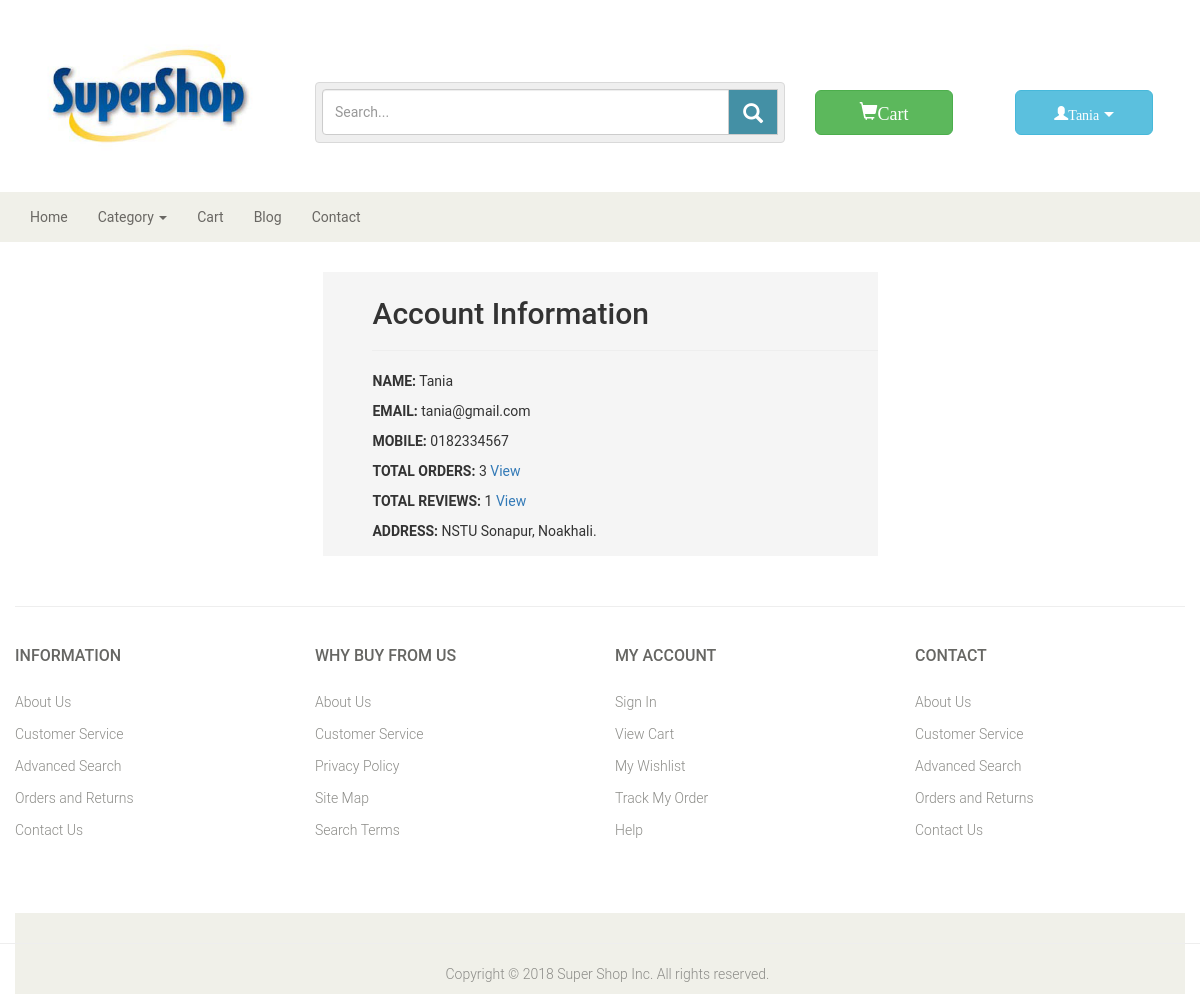
Screenshot of /viewprofile.php (signed in) with the database file from the repository.
### tables this page shows
CREATE TABLE `customer` (
  `custId` int(11) NOT NULL,
  `custName` varchar(225) NOT NULL,
  `custEmail` varchar(50) NOT NULL,
  `custPass` varchar(30) NOT NULL,
  `number` int(11) NOT NULL,
  `division` varchar(50) NOT NULL,
  `district` varchar(50) NOT NULL,
  `address` varchar(225) NOT NULL
);

### Classes/Customer.php (called while the page is built, shortened)
<?php
    class Customer{
     public $uhost = DB_HOST;
     public $uuser = DB_USER;
     public $upass = DB_PASS;
     public $udb   = DB_NAME;
     private $conn;
        function __construct(){
            $this -> conn = mysqli_connect($this -> uhost, $this -> uuser, $this -> upass, $this -> udb);
        }
        public function  getUserById($custID){
            $this -> sql = "SELECT * FROM `customer` WHERE custId = '$custID' ";
            $this -> res = mysqli_query($this -> conn, $this -> sql);
                return $this -> res;
        }
    }
?>

### Classes/Order.php (called while the page is built, shortened)
<?php
    class Order{
     public $uhost = DB_HOST;
     public $uuser = DB_USER;
     public $upass = DB_PASS;
     public $udb   = DB_NAME;
     private $conn;
        function __construct(){
            $this -> conn = mysqli_connect($this -> uhost, $this -> uuser, $this -> upass, $this -> udb);
        }
        public function getTotalOrderByCust($id){
            $this -> sql = "SELECT COUNT(orderId) AS 'totalorder' FROM customerorder WHERE custId = '$id' ;";
            $this -> res = mysqli_query($this -> conn, $this -> sql);
            $ts = $this -> res -> fetch_assoc();
                return $ts['totalorder'];
        }
    }
    ?>

### Classes/Productreview.php (called while the page is built, shortened)
<?php
    class Prodcutreview {
     public $uhost = DB_HOST;
     public $uuser = DB_USER;
     public $upass = DB_PASS;
     public $udb   = DB_NAME;
     private $conn;
        function __construct(){
            $this -> conn = mysqli_connect($this -> uhost, $this -> uuser, $this -> upass, $this -> udb);
        }
    public function getTotalReviewByCust($cid){
            $this -> sql = "SELECT COUNT(reviewId) AS 'totalreview' FROM productreview WHERE custId = '$cid' ;";
            $this -> res = mysqli_query($this -> conn, $this -> sql);
            $ts = $this -> res -> fetch_assoc();
                return $ts['totalreview'];
    }
    }
?>

### viewprofile.php (the view, shortened to what this page needs)
<?php
include_once('Library/header.php');
include('Classes/Customer.php');
include('Classes/Order.php');
include('Classes/Productreview.php');
    $customer = new Customer();
    $order    = new Order();
    $pr      = new Prodcutreview();
if(isset( $_SESSION['custId'])){
     $cId =  $_SESSION['custId'];
}
    $totalorder   = $order -> getTotalOrderByCust($cId);
    $totalreview  = $pr -> getTotalReviewByCust($cId);
    $getCust = $customer -> getUserById($cId);
?>
<div class="container">
    <div class="row">
        <div class="col-md-offset-3 col-md-6">
            <div class="register_form">
            <h2>Account Information</h2>
                <hr/>
                    <?php
                        if(isset($getCust)){
                            $value = $getCust -> fetch_assoc();
                    ?>
                    <p><strong>NAME:</strong> <?php echo $value['custName']; ?></p>
                    <p><strong>EMAIL:</strong> <?php echo $value['custEmail']; ?></p>
                    <p><strong>MOBILE:</strong> 0<?php echo $value['number']; ?></p>
                    <p><strong>TOTAL ORDERS:</strong> <?php if(isset($totalorder)) echo $totalorder; ?> <a href="vieworder.php" class="btn-link">View</a></p>
                    <p><strong>TOTAL REVIEWS:</strong> <?php if(isset($totalreview)) echo $totalreview; ?> <a href="viewreview.php" class="btn-link">View</a></p>
                    <p><strong>ADDRESS:</strong> <?php echo $value['address']; ?></p>
                    <?php }?>
                </div>
        </div>
    </div>
</div>
<?php
include_once('Library/footer.php');
?>

### css/custom.css (style rules this page uses)
body { font-family: 'Roboto', sans-serif; }
.register_form { background-color: #F5F5F5; padding-left: 9%; padding-top: 5px; padding-bottom: 5px; margin-top: 30px; margin-bottom: 30px; }

### rows the page displays
customer: custName "Tania", custEmail "tania@gmail.com", number "182334567", address "NSTU Sonapur, Noakhali."

### other values shown
$_SESSION['custName'] "Tania"
$totalorder "3"
$totalreview "1"
